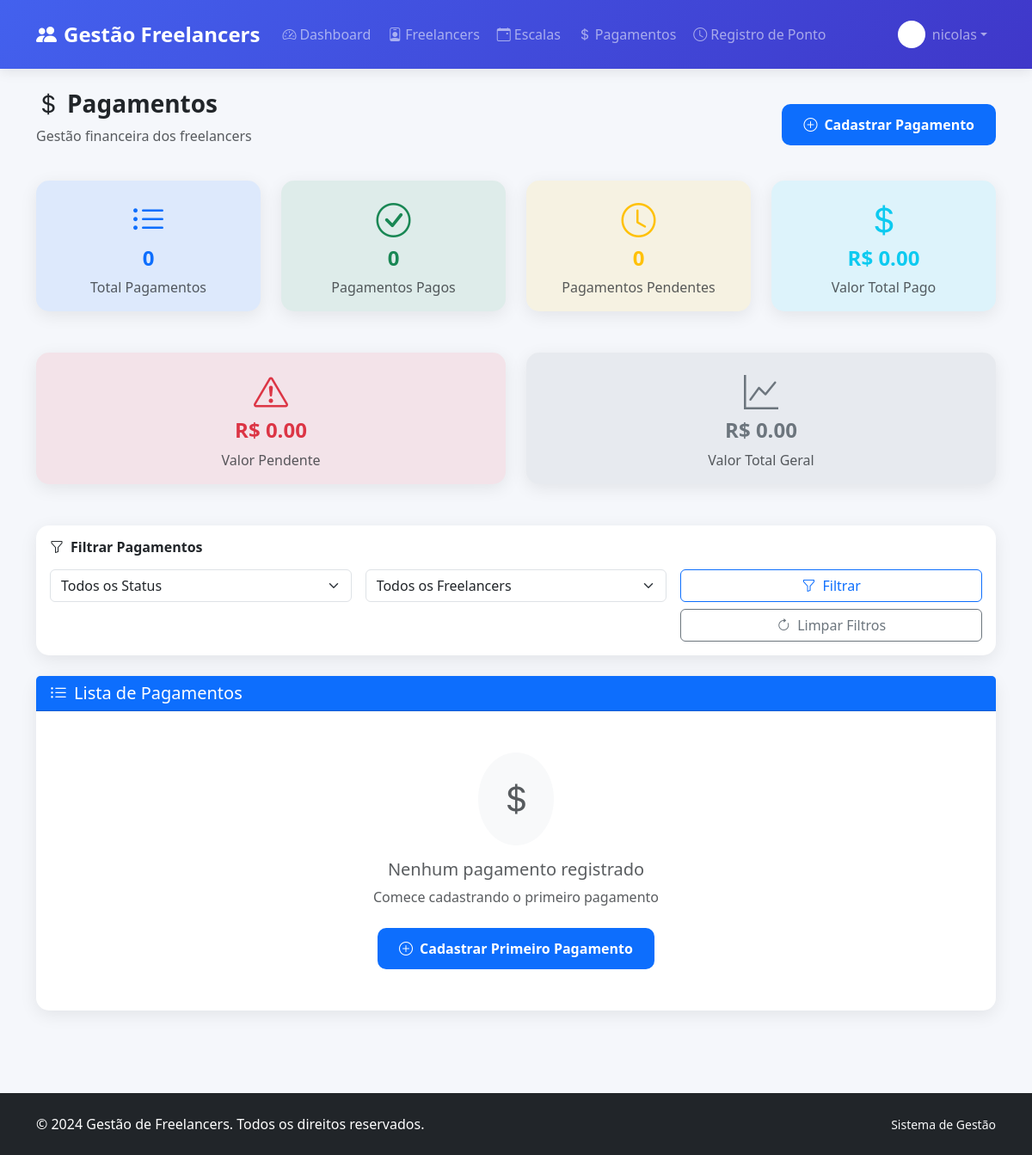
Page /pagamentos/ (signed in) on the earlier database version.
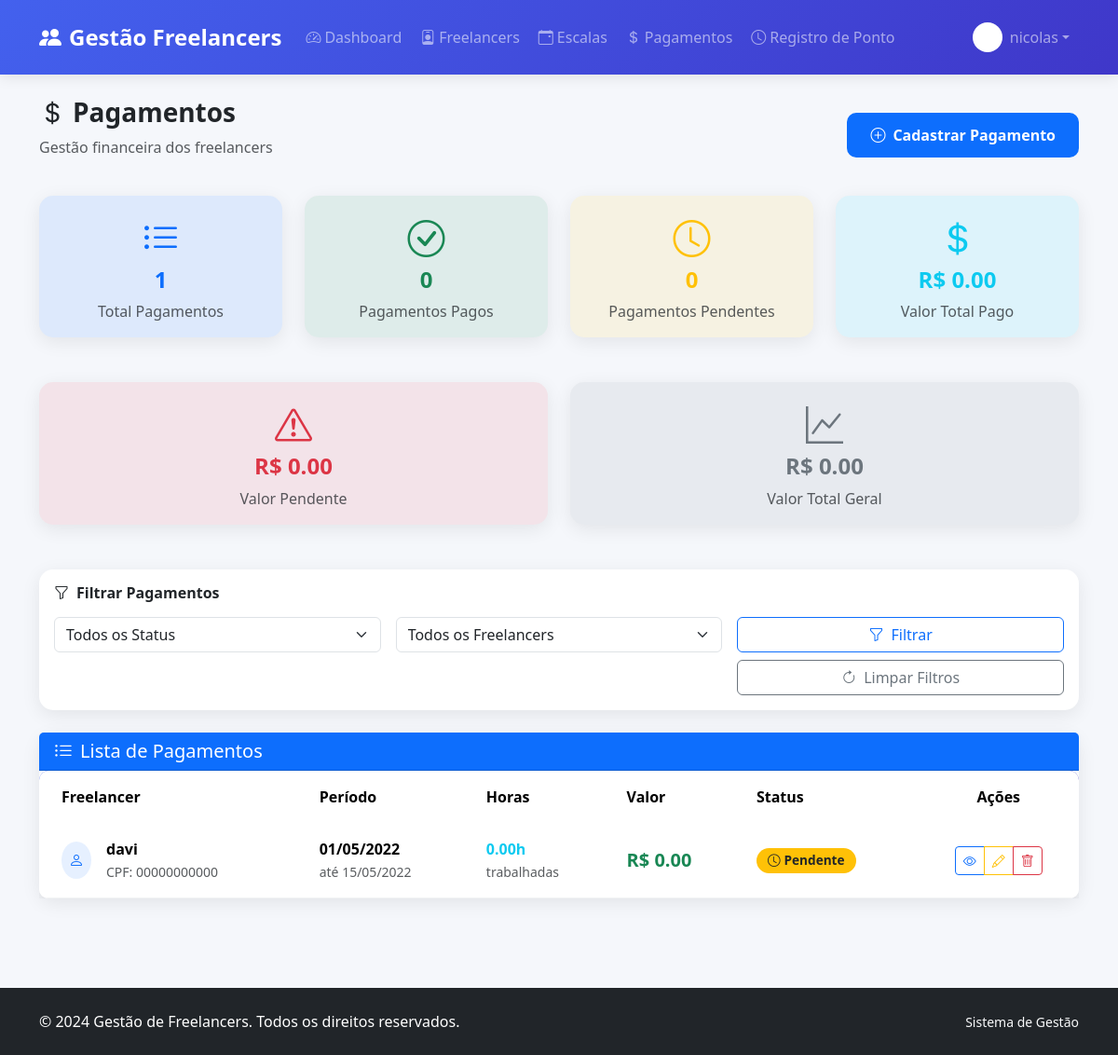
Same page on the later database version.
### pagamentos/models.py (models this page shows, shortened)
class Pagamento(models.Model):
    STATUS_CHOICES = [
        ('pendente', 'Pendente'),
        ('pago', 'Pago'),
    ]
    freelancer = models.ForeignKey(Freelancer, on_delete=models.CASCADE)
    periodo_inicio = models.DateField()
    periodo_fim = models.DateField()
    valor_calculado = models.DecimalField(max_digits=10, decimal_places=2)
    status = models.CharField(max_length=10, choices=STATUS_CHOICES, default='pendente')
    horas_trabalhadas = models.DecimalField(max_digits=6, decimal_places=2, default=0)

### freelancers/models.py (models this page shows, shortened)
class Freelancer(models.Model):
    STATUS_CHOICES = [
        ('ativo', 'Ativo'),
        ('inativo', 'Inativo'),
        ('licenca', 'Licença'),
    ]
    nome = models.CharField(max_length=100)
    cpf = models.CharField(max_length=14, unique=True)
    contato = models.CharField(max_length=50)
    valor_hora = models.DecimalField(max_digits=6, decimal_places=2)
    status = models.CharField(max_length=10, choices=STATUS_CHOICES, default='ativo')

### pagamentos/views.py (the view)
# urls.py: path('', views.listar_pagamentos, name='listar_pagamentos'),
@login_required
def listar_pagamentos(request):
    status_filter = request.GET.get('status', '')
    freelancer_filter = request.GET.get('freelancer', '')
    pagamentos = Pagamento.objects.all().order_by('-periodo_inicio')
    if status_filter:
        pagamentos = pagamentos.filter(status=status_filter)
    if freelancer_filter:
        pagamentos = pagamentos.filter(freelancer_id=freelancer_filter)
    total_pagamentos = pagamentos.count()
    total_pagos = pagamentos.filter(status='pago').count()
    total_pendentes = pagamentos.filter(status='pendente').count()
    valor_total_pago = pagamentos.filter(status='pago').aggregate(
        total=Sum('valor_calculado')
    )['total'] or 0
    valor_total_pendente = pagamentos.filter(status='pendente').aggregate(
        total=Sum('valor_calculado')
    )['total'] or 0
    valor_total_geral = valor_total_pago + valor_total_pendente
    freelancers = Freelancer.objects.all()
    return render(request, "pagamentos/listar_pagamentos.html", {
        "pagamentos": pagamentos,
        "freelancers": freelancers,
        "status_filter": status_filter,
        "freelancer_filter": freelancer_filter,
        "total_pagamentos": total_pagamentos,
        "total_pagos": total_pagos,
        "total_pendentes": total_pendentes,
        "valor_total_pago": valor_total_pago,
        "valor_total_pendente": valor_total_pendente,
        "valor_total_geral": valor_total_geral,
    })

### pagamentos/templates/pagamentos/listar_pagamentos.html (shortened to what the changed rows need)
{% extends 'base.html' %}
{% block content %}
<div class="row">
    <div class="col-12">
        <div class="d-flex justify-content-between align-items-center mb-4">
            <div>
                <h1 class="h3 fw-bold text-dark">
                    <i class="bi bi-currency-dollar me-2"></i>Pagamentos
                </h1>
            </div>
        </div>
        <div class="row mb-4">
            <div class="col-md-3">
                <div class="card card-custom bg-primary bg-opacity-10 border-primary">
                    <div class="card-body text-center">
                        <i class="bi bi-list-ul text-primary fs-1 mb-2"></i>
                        <h4 class="text-primary fw-bold">{{ total_pagamentos }}</h4>
                        <p class="text-muted mb-0">Total Pagamentos</p>
                    </div>
                </div>
            </div>
        </div>
        <div class="card card-custom">
            <div class="card-body p-0">
                {% if pagamentos %}
                <div class="table-responsive">
                    <table class="table table-hover table-custom mb-0">
                        <thead>
                            <tr>
                                <th class="ps-4">Freelancer</th>
                                <th>Período</th>
                                <th>Horas</th>
                                <th>Valor</th>
                                <th>Status</th>
                                <th class="text-center">Ações</th>
                            </tr>
                        </thead>
                        <tbody>
                            {% for p in pagamentos %}
                            <tr>
                                <td class="ps-4">
                                    <div class="d-flex align-items-center">
                                        <div class="bg-primary bg-opacity-10 rounded-circle p-2 me-3">
                                            <i class="bi bi-person text-primary"></i>
                                        </div>
                                        <div>
                                            <strong>{{ p.freelancer.nome }}</strong>
                                            <br>
                                            <small class="text-muted">CPF: {{ p.freelancer.cpf }}</small>
                                        </div>
                                    </div>
                                </td>
                                <td>
                                    <strong>{{ p.periodo_inicio|date:"d/m/Y" }}</strong>
                                    <br>
                                    <small class="text-muted">até {{ p.periodo_fim|date:"d/m/Y" }}</small>
                                </td>
                                <td>
                                    <span class="fw-bold text-info">{{ p.horas_trabalhadas }}h</span>
                                    <br>
                                    <small class="text-muted">trabalhadas</small>
                                </td>
                                <td>
                                    <span class="fw-bold text-success fs-5">
                                        R$ {{ p.valor_calculado }}
                                    </span>
                                </td>
                                <td>
                                    {% if p.status == "pago" %}
                                    <span class="badge bg-success status-badge">
                                        <i class="bi bi-check-circle me-1"></i>Pago
                                    </span>
                                    {% else %}
                                    <span class="badge bg-warning text-dark status-badge">
                                        <i class="bi bi-clock me-1"></i>Pendente
                                    </span>
                                    {% endif %}
                                </td>
                                <td class="text-center">
                                    <div class="btn-group">
                                        <a href="{% url 'visualizar_pagamento' p.id %}" class="btn btn-sm btn-outline-primary" title="Visualizar">
                                            <i class="bi bi-eye"></i>
                                        </a>
                                        <a href="{% url 'editar_pagamento' p.id %}" class="btn btn-sm btn-outline-warning" title="Editar">
                                            <i class="bi bi-pencil"></i>
                                        </a>
                                        <button type="button" class="btn btn-sm btn-outline-danger"
                                                title="Excluir"
                                                data-bs-toggle="modal"
                                                data-bs-target="#modalExcluir{{ p.id }}">
                                            <i class="bi bi-trash"></i>
                                        </button>
                                    </div>
                                </td>
                            </tr>
                            {% endfor %}
                        </tbody>
                    </table>
                </div>
                {% else %}
                <div class="text-center py-5">
                    <div class="bg-light rounded-circle d-inline-flex p-4 mb-3">
                        <i class="bi bi-currency-dollar text-muted fs-1"></i>
                    </div>
                    <h5 class="text-muted">
                        {% if request.GET.status or request.GET.freelancer %}
                        Nenhum pagamento encontrado com os filtros aplicados
                        {% else %}
                        Nenhum pagamento registrado
                        {% endif %}
                    </h5>
                    <p class="text-muted mb-4">
                        {% if request.GET.status or request.GET.freelancer %}
                        Tente ajustar os filtros ou <a href="{% url 'listar_pagamentos' %}">limpar todos os filtros</a>
                        {% else %}
                        Comece cadastrando o primeiro pagamento
                        {% endif %}
                    </p>
                    <a href="{% url 'cadastrar_pagamento' %}" class="btn btn-primary btn-custom">
                        <i class="bi bi-plus-circle me-2"></i>Cadastrar Primeiro Pagamento
                    </a>
                </div>
                {% endif %}
            </div>
        </div>
    </div>
</div>
{% endblock %}

Differences in the rows shown:
added Pagamento: freelancer.nome "davi", freelancer.cpf "00000000000", periodo_inicio "01/05/2022", periodo_fim "15/05/2022", horas_trabalhadas "0.00", valor_calculado "0.00", status "Pago" (drawn)
Other differences:
{{ total_pagamentos }}: "0" → "1"
text no longer shown: "Nenhum pagamento registrado Comece cadastrando o primeiro pagamento Cadastrar Primeiro Pagamento"
text now shown: "Freelancer Período Horas Valor Status Ações"
